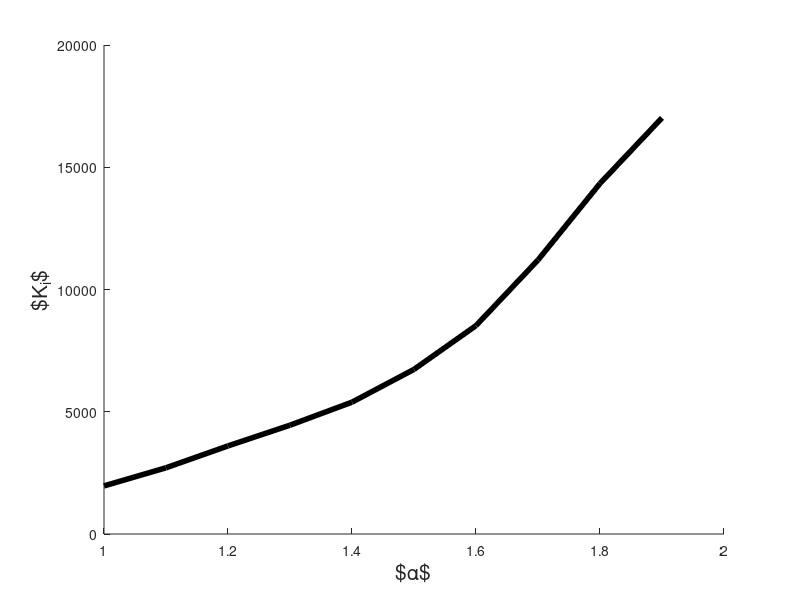
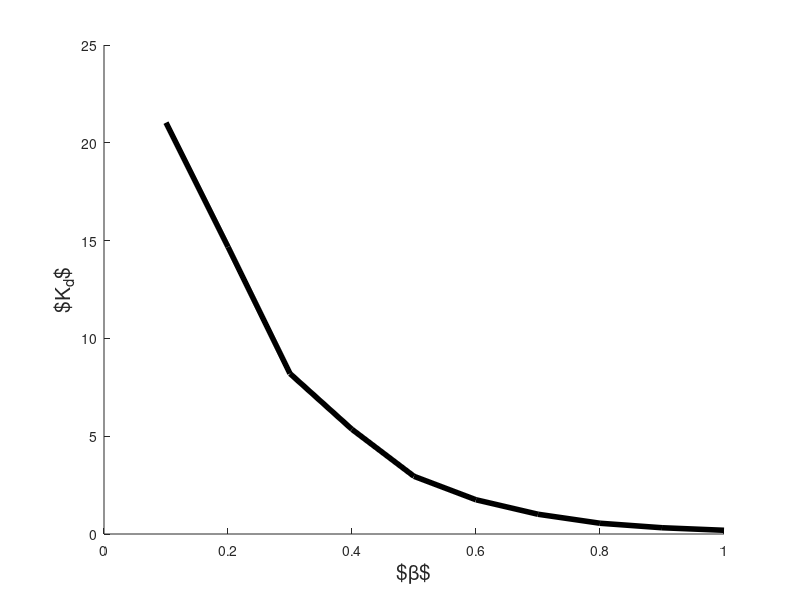

MATLAB code to generate these figures, in order:
%Fractional order controllers increase the robustness of closed-loop deep
%brain stimulation systems
% Antonio Coronel, J. Francisco Gomez Aguilar, Ivanka Stamova and Fidel Santamaria
%This program was made by Antonio Coronel
%This program generates only the Figure 3, if you want to generate the
%data, please refear to the Codes titled: Max_Kd_analysis.m
%PLEASE REFER OUR WORK WHEN USING IT.
clc
clear all
close all
 alf=(1:0.1:1.9)';
 bet=(1:-0.1:0.1)';

valuealf=[1967;2708;3603;4450;5392;6733;8523;11206;14337;17020];
valuebet=[0.19;0.32;0.55;1.01;1.75;2.95;5.35;8.20;14.68;21.03];

figure
plot(alf,valuealf,'black','LineWidth', 4)
xlabel('$\alpha$','fontsize',15)
ylabel('$K_{i}$','fontsize',15)
box off
figure
plot(bet,valuebet,'black','LineWidth', 4)
xlabel('$\beta$','fontsize',15)
ylabel('$K_{d}$','fontsize',15)
box off
